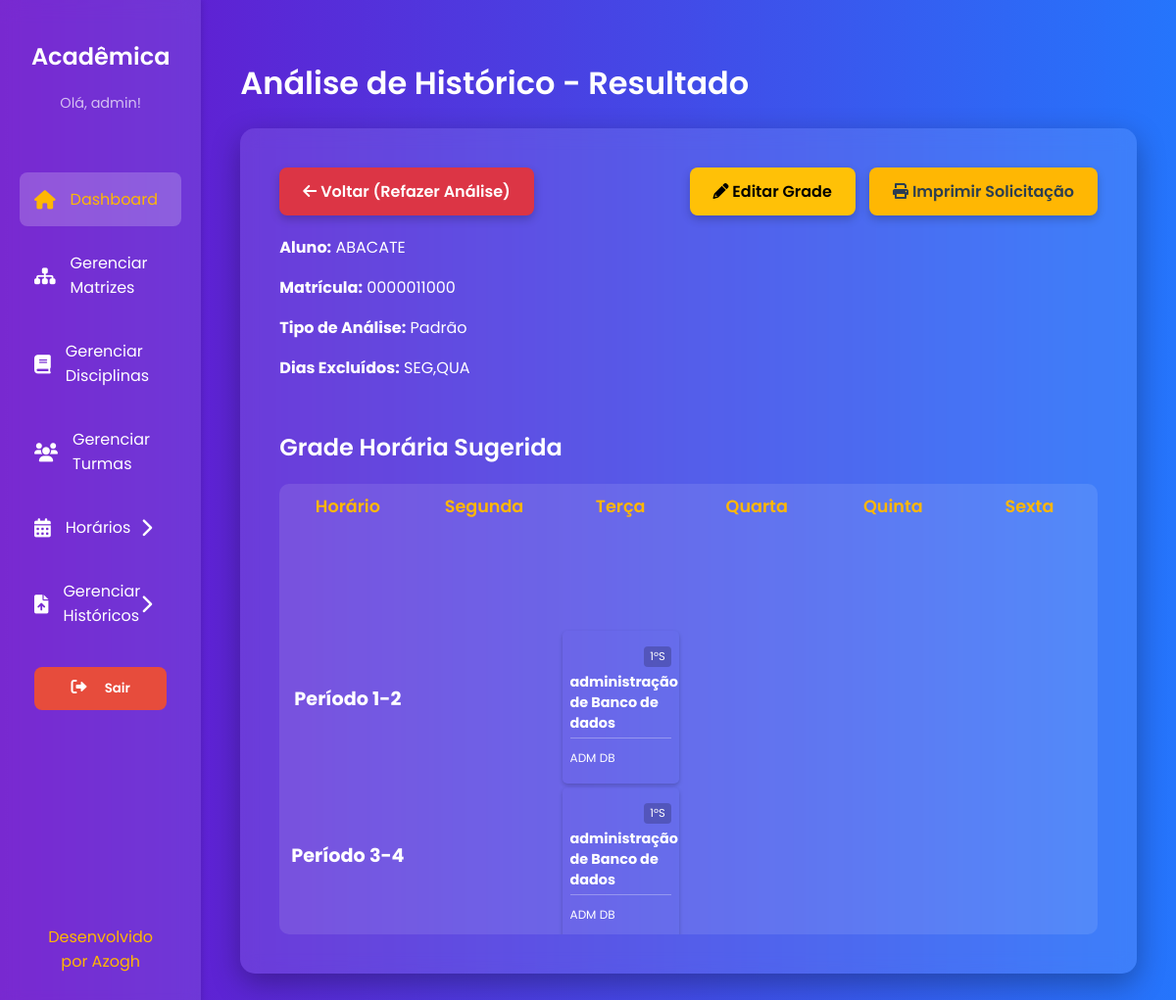
/resultado/40/ (signed in), run on an earlier commit of the app's database.
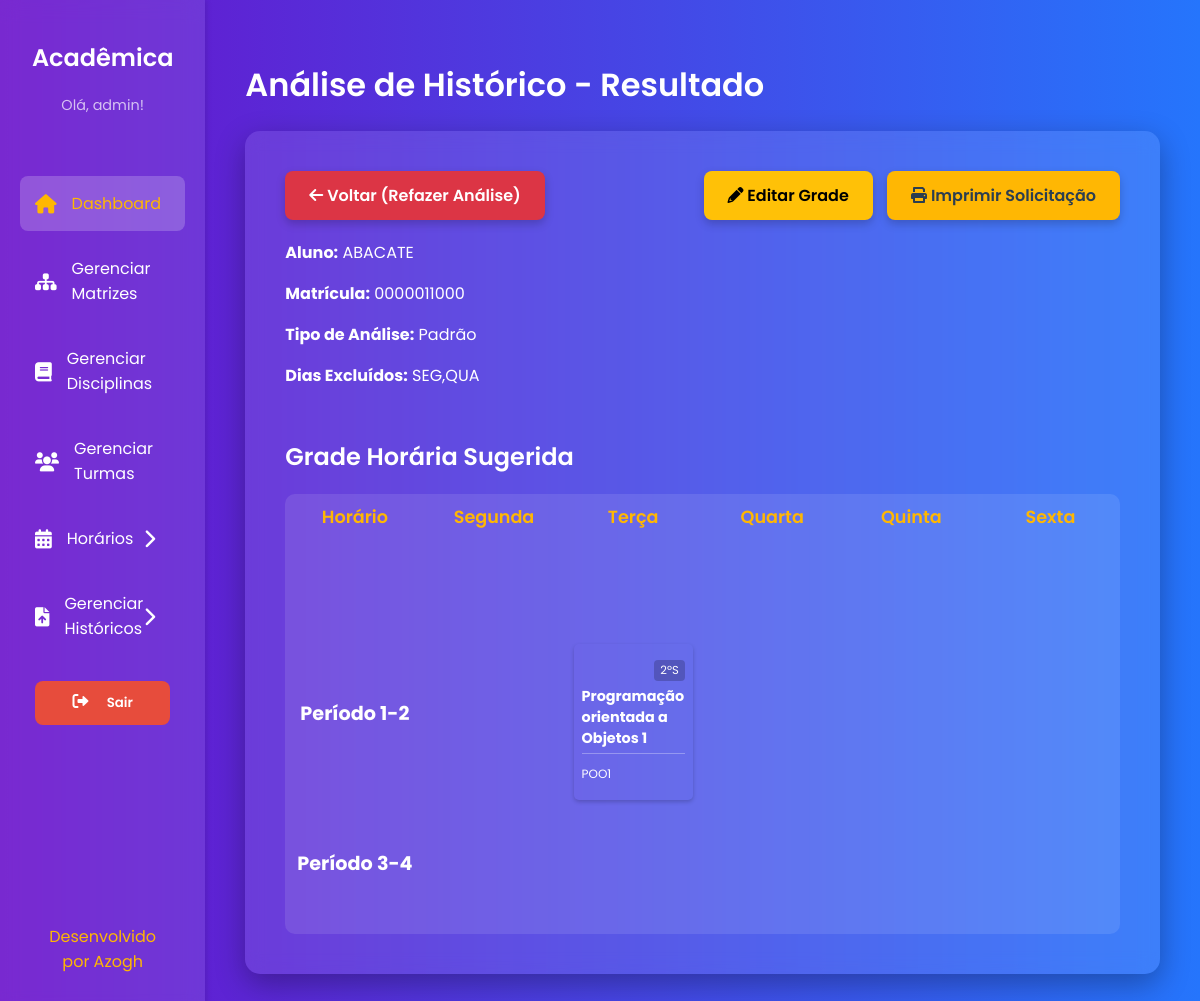
And on a later commit of the database.
### core/models.py (models this page shows, shortened)
class Usuario(AbstractUser):
    gestao_inicio = models.DateField(
        null=True,
        blank=True,
        verbose_name="Início da Gestão"
    )
    portaria = models.CharField(
        max_length=15,
        null=True,
        blank=True,
        verbose_name="Número da Portaria"
    )
    groups = models.ManyToManyField(
        'auth.Group',
        related_name='core_usuarios',
        blank=True,
        help_text='The groups this user belongs to.',
        related_query_name='core_usuario',
        verbose_name="Grupos de Usuário"
    )
    user_permissions = models.ManyToManyField(
        'auth.Permission',
        related_name='core_usuarios',
        blank=True,
        help_text='Specific permissions for this user.',
        related_query_name='core_usuario',
        verbose_name="Permissões de Usuário"
    )
    class Meta:
        db_table = 'USUARIO'
        verbose_name = "Usuário"
        verbose_name_plural = "Usuários"

class Disciplinas(models.Model):
    nome = models.CharField(max_length=100)
    sigla = models.CharField(max_length=10)
    ch = models.IntegerField(verbose_name="Carga Horária")
    semestre = models.PositiveSmallIntegerField()
    codigo = models.CharField(max_length=10)
    matriz_curricular = models.ForeignKey(
        MatrizCurricular,
        on_delete=models.CASCADE,
        verbose_name="Matriz Curricular"
    )
    usuario = models.ForeignKey(
        Usuario,
        on_delete=models.CASCADE,
        verbose_name="Criado por"
    )
    pre_requisitos = models.ManyToManyField(
        'self',
        symmetrical=False,
        blank=True,
        verbose_name="Pré-requisitos"
    )
    class Meta:
        db_table = 'DISCIPLINAS'
        verbose_name = "Disciplina"
        verbose_name_plural = "Disciplinas"

### analytics/models.py (models this page shows, shortened)
class Analise(models.Model):
    TIPO_ANALISE_CHOICES = [
        ('padrao', 'Padrão'),
        ('soft', 'Soft'),
        ('hard', 'Hardcore'),
    ]
    historico = models.ForeignKey(Historico, on_delete=models.CASCADE, related_name='analises')
    coordenador = models.ForeignKey(Usuario, on_delete=models.SET_NULL, null=True, blank=True)
    tipo_analise = models.CharField(max_length=10, choices=TIPO_ANALISE_CHOICES)
    dias_excluidos = models.CharField(max_length=100, blank=True, null=True, help_text="Ex: 'SEG,TER'")
    data_criacao = models.DateTimeField(auto_now_add=True)
    status = models.CharField(max_length=20, default='PENDENTE') # PENDENTE, CONCLUIDO, ERRO
    resultado_texto = models.TextField(blank=True, null=True)

class AnaliseItens(models.Model):
    analise = models.ForeignKey(Analise, on_delete=models.CASCADE, related_name='itens')
    disciplina = models.ForeignKey(Disciplinas, on_delete=models.CASCADE)
    dia_semana = models.CharField(max_length=3) # SEG, TER, QUA...
    periodo = models.CharField(max_length=10) # Ex: '1-2', '3-4'

### upload/models.py (models this page shows, shortened)
class Historico(models.Model):
    STATUS_CHOICES = [
        ('PENDENTE', 'Processamento Pendente'),
        ('CONCLUIDO', 'Processamento Concluído'),
        ('ERRO', 'Erro no Processamento'),
    ]
    aluno = models.ForeignKey(
        Aluno,
        on_delete=models.CASCADE,
        verbose_name="Aluno",
        related_name='historicos' # Permite consultar facilmente historicos do aluno
    )
    usuario = models.ForeignKey(
        Usuario,
        on_delete=models.SET_NULL, # Mantém o histórico mesmo que o coordenador seja excluído
        null=True,
        verbose_name="Coordenador Responsável"
    )
    data_upload = models.DateTimeField(
        auto_now_add=True,
        verbose_name="Data de Upload"
    )
    status = models.CharField(
        max_length=20,
        choices=STATUS_CHOICES,
        default='PENDENTE',
        verbose_name="Status de Processamento"
    )
    arquivo_original = models.FileField(
        upload_to='historicos/',
        null=True,
        blank=True,
        verbose_name="Arquivo PDF Original"
    )
    class Meta:
        db_table = 'HISTORICO'
        verbose_name = "Histórico Escolar"
        verbose_name_plural = "Históricos Escolares"

class Aluno(models.Model):
    nome = models.CharField(max_length=100)
    matricula = models.CharField(max_length=10, unique=True)
    curso = models.CharField(max_length=100, verbose_name="Curso de Ingresso")
    ano_ingresso = models.CharField(max_length=6, verbose_name="Ano de Ingresso")
    class Meta:
        db_table = 'ALUNO'
        verbose_name = "Aluno"
        verbose_name_plural = "Alunos"

### analytics/views.py (the view)
# urls.py: path('resultado/<int:analise_pk>/', views.consultar_analise, name='consultar_analise'),
@login_required  # <--- CORREÇÃO AQUI: ADICIONADO O @
def consultar_analise(request, analise_pk):
    analise = get_object_or_404(Analise, pk=analise_pk)
    itens = AnaliseItens.objects.filter(analise=analise).select_related('disciplina')
    itens_map = {(i.periodo, i.dia_semana): i for i in itens}
    periodos_definidos = ['1-2', '3-4', '5-6', '7-8', 'N1-N2', 'N3-N4']
    dias_semana = ['SEG', 'TER', 'QUA', 'QUI', 'SEX']
    grade_montada = []
    for p in periodos_definidos:
        linha_dados = {'label': p, 'celulas': []}
        tem_aula_neste_periodo = False
        for d in dias_semana:
            item = itens_map.get((p, d))
            linha_dados['celulas'].append(item)
            if item:
                tem_aula_neste_periodo = True
        if tem_aula_neste_periodo or p in ['1-2', '3-4']:
            grade_montada.append(linha_dados)
    return render(request, 'analytics/consultar_analise.html', {
        'analise': analise,
        'grade_montada': grade_montada,
        'dias_semana': dias_semana
    })

### analytics/templates/analytics/consultar_analise.html (shortened to what this page needs)
{% extends 'core/base.html' %}
{% load static %}
{% block page_title %}Análise de Histórico - Resultado{% endblock %}
{% block content %}
<div style="display: flex; justify-content: space-between; align-items: center; margin-bottom: 20px;">
    <a href="{% url 'analytics:analisar_historico' historico_pk=analise.historico.pk %}" class="cancel-button">
        <i class="fas fa-arrow-left"></i> Voltar (Refazer Análise)
    </a>
    <div>
        <a href="{% url 'analytics:editar_analise' analise_pk=analise.pk %}" class="cta-button" style="background-color: #ffc107; color: #000; margin-right: 10px;">
            <i class="fas fa-pencil-alt"></i> Editar Grade
        </a>
        <a href="#" class="cta-button">
            <i class="fas fa-print"></i> Imprimir Solicitação
        </a>
    </div>
</div>
<div class="aluno-info" style="margin-bottom: 20px; padding-bottom: 15px; border-bottom: 1px solid var(--border-color);">
    <p><strong>Aluno:</strong> {{ analise.historico.aluno.nome }}</p>
    <p><strong>Matrícula:</strong> {{ analise.historico.aluno.matricula }}</p>
    <p><strong>Tipo de Análise:</strong> {{ analise.get_tipo_analise_display }}</p>
    <p><strong>Dias Excluídos:</strong> {{ analise.dias_excluidos|default:"Nenhum" }}</p>
</div>
<h2 style="text-align: left; font-size: 1.5em; margin-bottom: 20px;">Grade Horária Sugerida</h2>
<table class="timetable">
    <thead>
        <tr>
            <th>Horário</th>
            <th>Segunda</th>
            <th>Terça</th>
            <th>Quarta</th>
            <th>Quinta</th>
            <th>Sexta</th>
        </tr>
    </thead>
    <tbody>
        {% for linha in grade_montada %}
        <tr>
            <td class="time-slot">Período {{ linha.label }}</td>
            {% for item in linha.celulas %}
                <td>
                    {% if item %}
                        <div class="discipline-block">
                            <span class="semestre-badge">{{ item.disciplina.semestre }}ºS</span>
                            <strong>{{ item.disciplina.nome }}</strong>
                            <div style="margin-top: 5px;">
                                <small>{{ item.disciplina.sigla }}</small>
                            </div>
                        </div>
                    {% endif %}
                </td>
            {% endfor %}
        </tr>
        {% endfor %}
    </tbody>
</table>
{% endblock %}

### core/templates/core/base.html (shortened to what this page needs)
{% load static %}
<!DOCTYPE html>
<html lang="pt-br">
<head>
    <link rel="stylesheet" href="https://cdnjs.cloudflare.com/ajax/libs/font-awesome/6.0.0-beta3/css/all.min.css">
</head>
<body>
    <div class="dashboard-container">
        <aside class="sidebar">
            <div class="sidebar-header">
                <h2>Acadêmica</h2>
                <p>Olá, {{ user.username }}!</p>
            </div>
            <nav class="sidebar-nav">
                <ul>
                    <li><a href="{% url 'painel' %}" class="active"><i class="fas fa-home"></i> Dashboard</a></li>
                    <li><a href="{% url 'listar_matrizes' %}"><i class="fas fa-sitemap"></i> Gerenciar Matrizes</a></li>
                    <li><a href="{% url 'listar_disciplinas' %}"><i class="fas fa-book"></i> Gerenciar Disciplinas</a></li>
                    <li><a href="{% url 'listar_turmas' %}"><i class="fas fa-users"></i> Gerenciar Turmas</a></li>
                    <li class="dropdown-container">
                        <a href="#" id="horarios-dropdown-toggle" class="dropdown-toggle">
                            <i class="fas fa-calendar-alt"></i>
                            <span>Horários</span>
                            <i class="fas fa-chevron-right arrow"></i>
                        </a>
                    </li>
                    <li class="dropdown-container">
                        <a href="#" id="historicos-dropdown-toggle" class="dropdown-toggle">
                            <i class="fas fa-file-upload"></i>
                            <span>Gerenciar Históricos</span>
                            <i class="fas fa-chevron-right arrow"></i>
                        </a>
                    </li>
                    <li><a href="{% url 'logout' %}" style="text-decoration: none; display: block; margin-bottom: 15px;">
            <button type="button" style="
                width: 100%;
                background-color: #e74c3c;
                color: white;
                border: none;
                padding: 12px;
                border-radius: 8px;
                cursor: pointer;
                font-weight: 600;
                transition: background 0.3s;
                font-family: 'Poppins', sans-serif;">
                <i class="fas fa-sign-out-alt"></i> Sair
            </button>
        </a></li>
                </ul>
            </nav>
            <div class="footer">
                <a href="#">Desenvolvido por Azogh</a>
            </div>
        </aside>
        <main class="main-content">
            <div class="header">
                <h1>{% block page_title %}{% endblock %}</h1>
            </div>
            <div class="content-card">
                {% block content %}{% endblock %}
            </div>
        </main>
    </div>
</body>
</html>

### core/templates/core/base.html (style rules this page uses)
:root { --primary-color-dark: #6a11cb; --primary-color-light: #2575fc; --accent-color: #ffb703; --accent-color-hover: #fb8500; --text-color: #fff; --container-bg: rgba(255, 255, 255, 0.1); }
body { font-family: 'Poppins', sans-serif; background: linear-gradient(to right, var(--primary-color-dark), var(--primary-color-light)); color: var(--text-color); margin: 0; padding: 0; min-height: 100vh; box-sizing: border-box; }
.dashboard-container { display: flex; min-height: 100vh; }
.sidebar { width: 250px; background-color: rgba(255, 255, 255, 0.1); backdrop-filter: blur(10px); padding: 20px; box-shadow: 2px 0 5px rgba(0, 0, 0, 0.1); display: flex; flex-direction: column; transition: transform 0.3s ease; }
.sidebar-header { text-align: center; margin-bottom: 30px; }
.sidebar-header h2 { font-size: 1.5em; font-weight: 600; }
.sidebar-header p { font-size: 0.9em; color: rgba(255, 255, 255, 0.7); }
.sidebar-nav ul { list-style: none; padding: 0; }
.sidebar-nav a { display: flex; align-items: center; color: #fff; text-decoration: none; padding: 15px; margin-bottom: 10px; border-radius: 8px; transition: all 0.3s ease; font-weight: 400; }
.sidebar-nav a i { margin-right: 15px; font-size: 1.2em; }
.sidebar-nav a:hover, .sidebar-nav a.active { background-color: rgba(255, 255, 255, 0.2); color: #ffb703; }
.dropdown-container { position: relative; }
.dropdown-toggle { display: flex; align-items: center; color: #fff; text-decoration: none; padding: 15px; margin-bottom: 10px; border-radius: 8px; transition: all 0.3s ease; font-weight: 400; cursor: pointer; }
.dropdown-toggle i { margin-right: 15px; font-size: 1.2em; }
.dropdown-toggle .arrow { margin-left: auto; transition: transform 0.3s ease; }
.footer { margin-top: auto; text-align: center; padding: 20px; }
.footer a { color: #ffb703; text-decoration: none; font-size: 1em; transition: color 0.3s ease; }
.main-content { flex-grow: 1; padding: 40px; display: flex; flex-direction: column; }
.content-card { background-color: rgba(255, 255, 255, 0.1); backdrop-filter: blur(10px); padding: 40px; border-radius: 15px; box-shadow: 0 10px 30px rgba(0, 0, 0, 0.3); }
h1, h2 { font-weight: 600; }
.cta-button, .cancel-button, .delete-button { display: inline-block; padding: 12px 24px; background-color: var(--accent-color); color: #2c3e50; text-decoration: none; border-radius: 8px; font-weight: 600; transition: all 0.3s ease; box-shadow: 0 4px 10px rgba(0, 0, 0, 0.2); text-align: center; cursor: pointer; border: none; font-family: 'Poppins', sans-serif; }
.cancel-button { background-color: #dc3545; color: #fff; }
table { width: 100%; border-collapse: collapse; margin-top: 20px; background-color: rgba(255, 255, 255, 0.1); border-radius: 10px; overflow: hidden; }
th, td { padding: 12px; text-align: left; border-bottom: 1px solid rgba(255, 255, 255, 0.2); }
th { font-weight: 600; background-color: rgba(255, 255, 255, 0.15); }
tr:last-child td { border-bottom: none; }

### analytics/templates/analytics/consultar_analise.html (style rules this page uses)
.timetable { width: 100%; border-collapse: collapse; table-layout: fixed; }
.timetable th, .timetable td { border: 1px solid var(--border-color); padding: 10px; text-align: center; height: 120px; vertical-align: top; width: 16.66%; }
.timetable th { background-color: var(--card-bg-color); color: var(--accent-color); font-size: 1.1em; }
.timetable td { background-color: var(--input-bg-color); position: relative; }
.time-slot { font-weight: bold; color: #fff; background-color: var(--card-bg-color) !important; vertical-align: middle !important; font-size: 1.2em; }
.discipline-block { background-color: var(--cta-bg-color); color: #fff; padding: 8px; border-radius: 5px; font-size: 0.9em; text-align: left; box-shadow: 0 2px 4px rgba(0,0,0,0.2); height: 100%; display: flex; flex-direction: column; justify-content: center; }
.discipline-block strong { display: block; border-bottom: 1px solid rgba(255, 255, 255, 0.3); padding-bottom: 4px; margin-bottom: 4px; font-size: 1em; }
.semestre-badge { font-size: 0.8em; background: rgba(0,0,0,0.2); padding: 2px 6px; border-radius: 4px; align-self: flex-end; margin-bottom: 5px; }

What changed in the data, as far as the page shows it:
removed AnaliseItens: disciplina.semestre "1", disciplina.nome "administração de Banco de dados", disciplina.sigla "ADM DB", shown under "1-2"
removed AnaliseItens: disciplina.semestre "1", disciplina.nome "administração de Banco de dados", disciplina.sigla "ADM DB", shown under "3-4"
added AnaliseItens: disciplina.semestre "2", disciplina.nome "Programação orientada a Objetos 1", disciplina.sigla "POO1", shown under "1-2"
